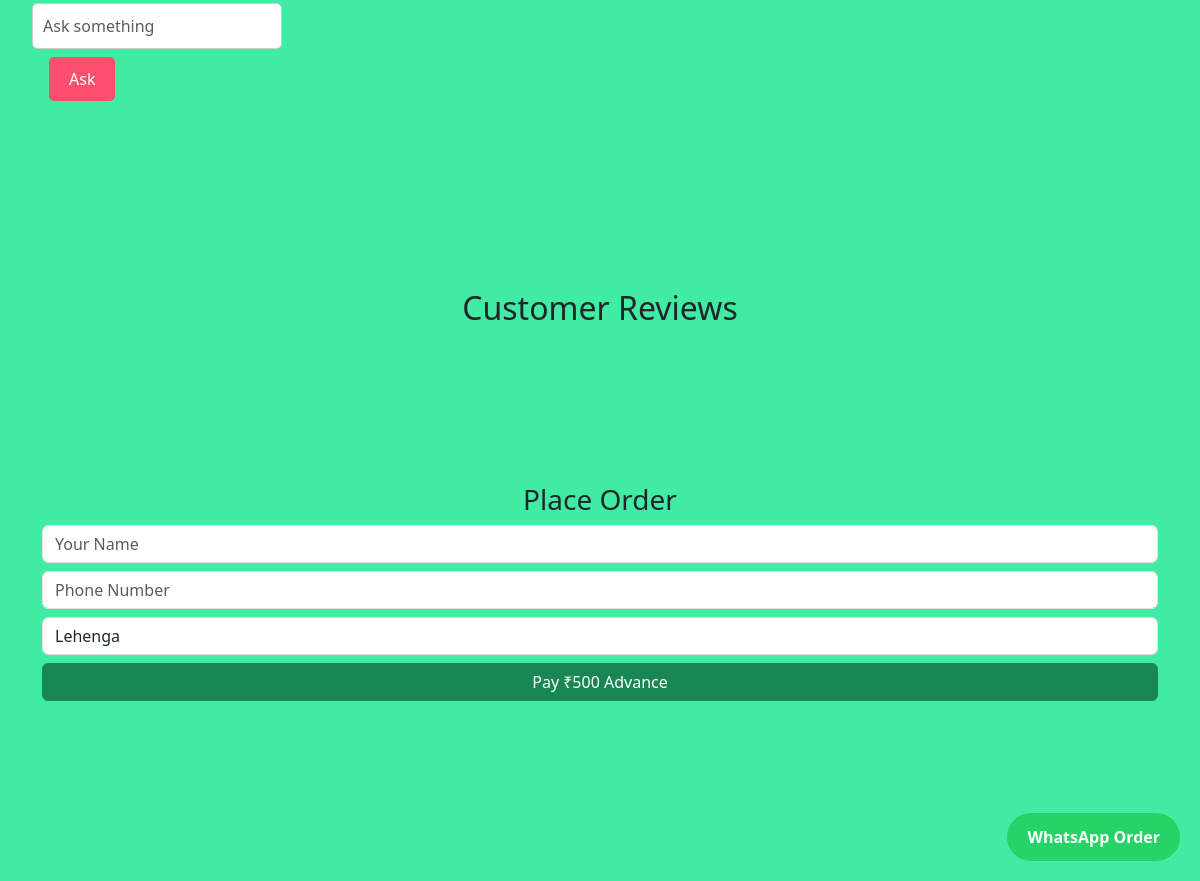
The app's page / (lower part), older data.
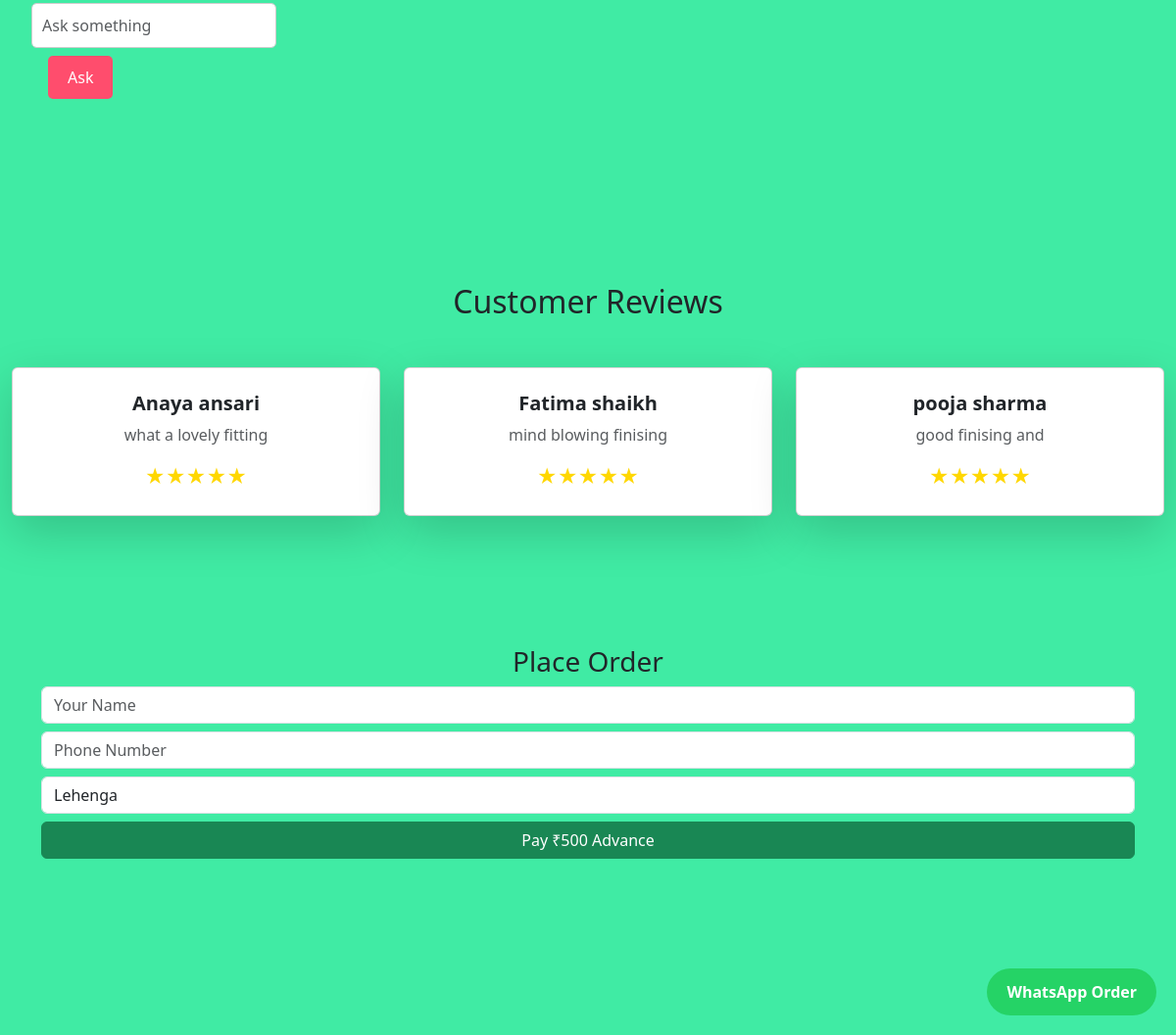
The same page, newer data.
### boutique/models.py (models this page shows, shortened)
class Testimonial(models.Model):
    name = models.CharField(max_length=100)
    message = models.TextField()

### boutique/views.py (the view)
# urls.py: path("", views.home, name="home"),
def home(request):
    gallery = Gallery.objects.all()
    testimonials = Testimonial.objects.all()
    return render(request, "home.html", {
        "gallery": gallery,
        "testimonials": testimonials
    })

### boutique/templates/home.html (shortened to what this page needs)
{% extends "base.html" %}
{% load static %}
{% block content %}
<section class="gallery">
<div class="gallery-container">
<div class="gallery-grid">
<section class="ai-chat">
    <div class="container mt-5">
  <div class="row">
    <div class="col-md-4">
      <input type="text" class="form-control mb-2" placeholder="Ask something">
      <button class="btn btn-danger">Ask</button>
    </div>
</section>
</div>
</div>
<section class="testimonial mt-5">
<h2 class="text-center mb-5">Customer Reviews</h2>
<div class="container-fluid">
<div class="row">
{% for t in testimonials %}
<div class="col-md-4">
<div class="card shadow-lg p-4 mb-4 text-center w-100">
<h5 class="fw-bold">{{ t.name }}</h5>
<p class="text-muted">{{ t.message }}</p>
<div style="color:gold;font-size:20px;">
★★★★★
</div>
</div>
</div>
{% endfor %}
</div>
</div>
<section class="container mt-5">
<h3 class="text-center">Place Order</h3>
<form method="POST" action="/create-order/">
<input class="form-control mb-2" name="name" placeholder="Your Name">
<input class="form-control mb-2" name="phone" placeholder="Phone Number">
<select class="form-control mb-2" name="design">
<option>Lehenga</option>
</select>
<button class="btn btn-success w-100">
Pay ₹500 Advance
</button>
</form>
</section>
{% endblock %}

Row changes from the older to the newer data that the page shows:
added Testimonial: name "Anaya ansari", message "what a lovely fitting"
added Testimonial: name "Fatima shaikh", message "mind blowing finising"
added Testimonial: name "pooja sharma", message "good finising and"
